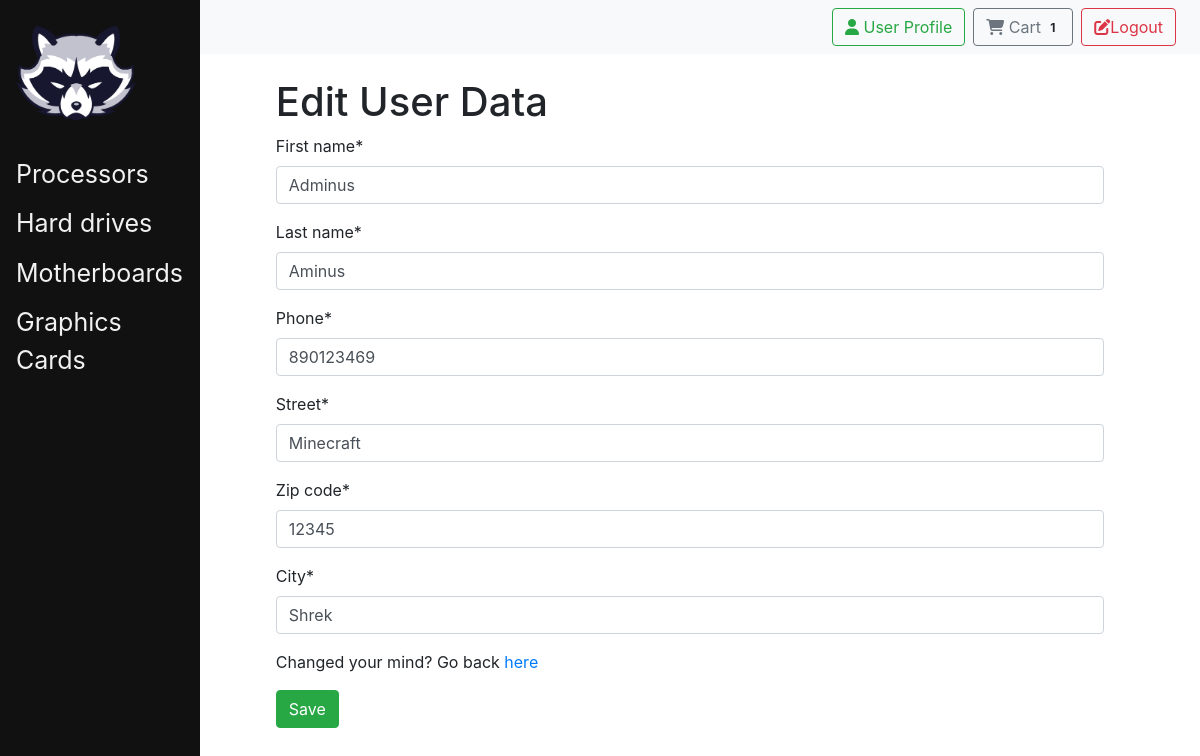
The app's page /edit_user/ (signed in) with its own data.
### mainApp/models.py (models this page shows, shortened)
class Category(models.Model):
    name = models.CharField(max_length=200)
    def __str__(self):
        return self.name

class Cart(models.Model):
    user = models.ForeignKey(settings.AUTH_USER_MODEL, on_delete=models.CASCADE, related_name="cart")

### register/models.py (models this page shows)
class User(AbstractUser):
    phone = models.CharField(max_length=9, blank=True)
    street = models.CharField(max_length=150, blank=True)
    zip_code = models.CharField(max_length=5, blank=True)
    city = models.CharField(max_length=150, blank=True)

### mainApp/views.py (the view)
# urls.py: path('edit_user/', views.edit_user, name='edit_user'),
def edit_user(response):
    if response.user.is_authenticated:
        if response.method == "POST":
            form = EditUserForm(response.POST, instance=response.user)
            if form.is_valid():
                form.save()
                return redirect("/user/")
        else:
            form = EditUserForm(instance=response.user)
        return render(response, "mainApp/edit_user.html", {"form": form, "categories": categories})
    else:
        return render(response, "mainApp/user.html", {"user": response.user, "categories": categories})

### mainApp/forms.py
class EditUserForm(forms.ModelForm):
    def __init__(self, *args, **kwargs):
        super().__init__(*args, **kwargs)
        for field_name, field in self.fields.items():
            field.required = True
    class Meta:
        model = get_user_model()
        fields = ['first_name', 'last_name', 'phone', 'street', 'zip_code', 'city']

### mainApp/models.py (called while the page is built)
    def __str__(self):
        return self.name

### mainApp/templates/mainApp/edit_user.html (shortened to what this page needs)
{% extends 'mainApp/base.html' %}
{% load crispy_forms_filters %}
{% block content %}
    <h1>Edit User Data</h1>
    <form method="POST" class="form-group">
        {{ form|crispy }}
        <p>Changed your mind? Go back <a href="/user">here</a></p>
        <button type="submit" class="btn btn-success">Save</button>
    </form>
{% endblock %}

### mainApp/templates/mainApp/sidebar.html (shortened to what this page needs)
{% load static %}
<div class="container-fluid">
    <div class="row">
        <div class="col-lg-3 col-md-4">
            <div class="sidenav">
                <a href="/">
                    <img src="{% static 'media/images/logo.png' %}" alt="" class="sidebar-image">
                </a>
                <br>
                <ul>
                    {% if categories %}
                        {%  for cat in categories %}
                            {% if cat.subcategory_set.all %}
                                 <li class="nav-item">
                                    <a href="#" data-toggle="collapse" data-target="#createMenu{{ cat.pk }}">{{ cat }}</a>
                                 </li>
                            {% else %}
                                <li class="nav-item">
                                    <a class="nav-link" href="/category/{{ cat.pk }}">{{ cat }}</a>
                                </li>
                            {% endif %}
                        {% endfor %}
                    {% endif %}
                </ul>
            </div>
        </div>
    </div>
</div>

### mainApp/templates/mainApp/topbar.html
<link rel="stylesheet" href="https://cdnjs.cloudflare.com/ajax/libs/font-awesome/6.4.0/css/all.min.css">
<nav class="navbar navbar-light bg-light justify-content-end">
  <form class="form-inline">
      {% if user.is_authenticated %}
          {% if request.path != "/user/" %}
              <a href="/user" class="btn btn-outline-success mr-sm-2"><i class="fa-solid fa-user"></i> User Profile</a>
          {% else %}
              <a href="/edit_user" class="btn btn-outline-primary mr-sm-2"><i class="fa-solid fa-edit"></i> Edit Profile</a>
          {% endif %}
          <a href="/cart" class="btn btn-outline-secondary mr-sm-2"><i class="fa-solid fa-cart-shopping"></i>
              Cart
              {% if user.cart.first.cartitem_set.count > 0 %}
                <span class="badge badge-light">{{ user.cart.first.cartitem_set.count }}</span>
              {% endif %}
          </a>
          <a href="/logout" class="btn btn-outline-danger mr-sm-2"><i class="fa-solid fa-edit"></i>Logout</a>
      {%  endif %}
  </form>
</nav>
<br>

### mainApp/static/mainApp/base.css (style rules this page uses)
.sidenav { height:100%; width:200px; position: fixed; z-index: 1; top: 0; left: 0; background-color: #111; overflow-x: hidden; padding-top: 20px; }
.sidenav a { padding: 6px 8px 6px 16px; text-decoration: none; font-size: 25px; color: #f1f1f1; display: block; }
.sidenav ul { list-style-type: none; padding-left: 0; }
.sidebar-image { width: 120px; height: auto; }

### records on screen
Category: name "Processors"
Category: name "Hard drives"
Category: name "Motherboards"
Category: name "Graphics Cards"
User: cart.first.cartitem_set.count "1", first_name "Adminus", last_name "Aminus", phone "890123469", street "Minecraft", zip_code "12345", city "Shrek"
